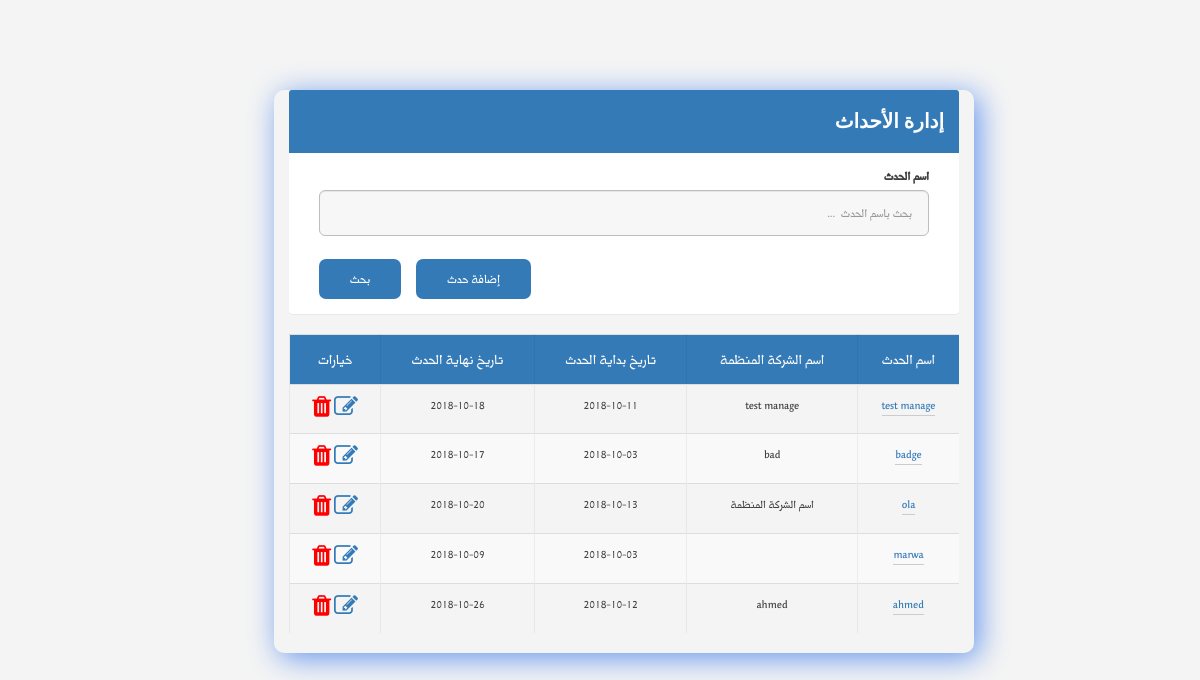
/manageEvent.php (signed in), run on an earlier commit of the app's database.
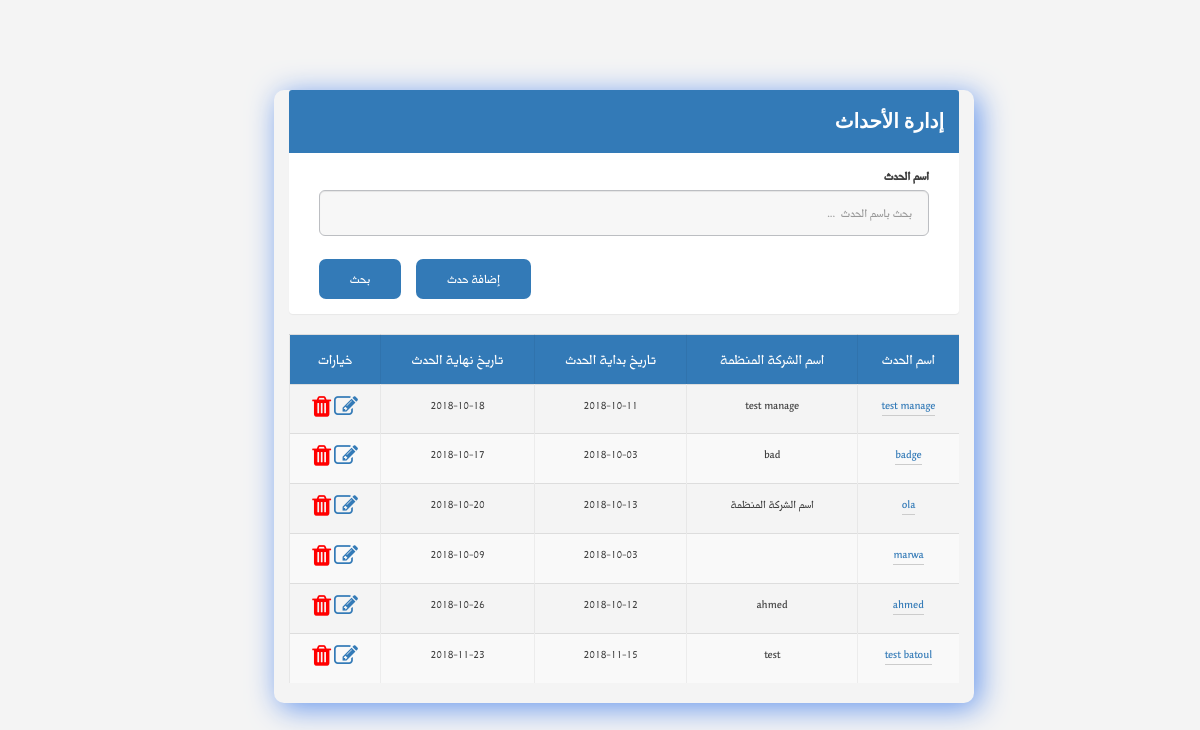
And on a later commit of the database.
### tables this page shows
CREATE TABLE `event` (
  `event_ID` int(5) NOT NULL,
  `name_Event` varchar(30) NOT NULL,
  `descrption_Event` varchar(200) NOT NULL,
  `sartDate_Event` date NOT NULL,
  `endDate_Event` date NOT NULL,
  `location_Event` varchar(30) NOT NULL,
  `organization_name_Event` varchar(30) NOT NULL,
  `eventLink` varchar(140) NOT NULL,
  `maxNumOfAttendee` int(11) NOT NULL,
  `templateName` varchar(256) NOT NULL,
  `templateSize` int(11) NOT NULL,
  `templateType` varchar(256) NOT NULL,
  `templateLocation` varchar(256) NOT NULL,
  `organizer_ID` int(11) NOT NULL,
  `VIPCode` int(5) NOT NULL
);

### manageEvent.php (the view, shortened to what this page needs)
<?php
require_once 'php/connectTosql.php';
$organizerID  = $_SESSION['organizerID'];
if (isset($_GET['eventName']) && $_GET['eventName'] != '') {
 $eventName = $_GET['eventName'];
 $mainQuery = mysqli_query($con, "SELECT * FROM event WHERE organizer_ID = '$organizerID ' AND  name_Event like '%$eventName%' ") or die(mysqli_error($con));
} else {
 $mainQuery = mysqli_query($con, "SELECT * FROM event WHERE organizer_ID = '$organizerID '") or die(mysqli_error($con));
}
?>
<!DOCTYPE html>
<html>
<head>
<link rel="stylesheet" href="https://unpkg.com/purecss@1.0.0/build/pure-min.css">
<link rel="stylesheet" href="css/layouts/custom.css">
<link rel="stylesheet" href="css/font-awesome.min.css">
<link rel="stylesheet" href="css/icon.css">
<link rel="stylesheet" href="css/bootstrap.min.css">
<link rel="stylesheet" href="css/main-rtl.css">
</head>
<body>
  <div class="mainContent">
    <div class="container">
      <div class="panel panel-primary">
        <div class="panel-heading">
          <h4 class="panelTitle">إدارة الأحداث</h4>
        </div>
        <div class="panel-body">
          <form action="manageEvent.php" class="manageEventFrm" method="Get">
            <div class="col-md-12">
              <div class="form-group form-group-lg">
                <label for="eventName" class="control-label"> اسم الحدث</label>
                <input type="text" class="form-control" id="txtEventName" name="eventName" placeholder="بحث باسم الحدث  ..." >
              </div>
            </div>
            <div class="col-md-12">
              <div class="form-group form-group-lg">
                 <input type="submit" value="بحث" name="update" class="btn btn-nor-primary btn-sm">
                 <a class="btn btn-nor-primary btn-sm" href="addEvent.php"> إضافة حدث</a>
              </div>
            </div>
          </form>
        </div>
      </div>
    <table class="table table-striped">
      <tr>
        <th>اسم الحدث</th>
        <th> اسم الشركة المنظمة </th>
        <th> تاريخ بداية الحدث </th>
        <th> تاريخ نهاية الحدث </th>
        <th> خيارات </th>
      </tr>
      <?php
while ($row = mysqli_fetch_array($mainQuery)):
 echo "<tr>";
 echo "<td><a  href='eventDetails.php?eventid=" . $row['event_ID'] . "'>" . $row['name_Event'] . "</a></td>";
 echo "<td>" . $row['organization_name_Event'] . "</td>";
 echo "<td>" . $row['sartDate_Event'] . "</td>";
 echo "<td>" . $row['endDate_Event'] . "</td>";
 echo "<td> <a id='aEditEvent' href='editEvent.php?eventid=" . $row['event_ID'] . "'><span class='fa fa-edit' style='font-size:24px;'></span></a>
				        <a href='#' id='aDeletEvent' class='adelete' data-id=" . $row['event_ID'] . "><span  class=' fa fa-trash' style='font-size:24px;color:red;  '></span> </a></td>
				      </tr>";
 ?>
			      <?php endwhile;?>
    </table>
 </div>
</body>
</html>

What changed in the data, as far as the page shows it:
added event: name_Event "test batoul", organization_name_Event "test", sartDate_Event "2018-11-15", endDate_Event "2018-11-23"
